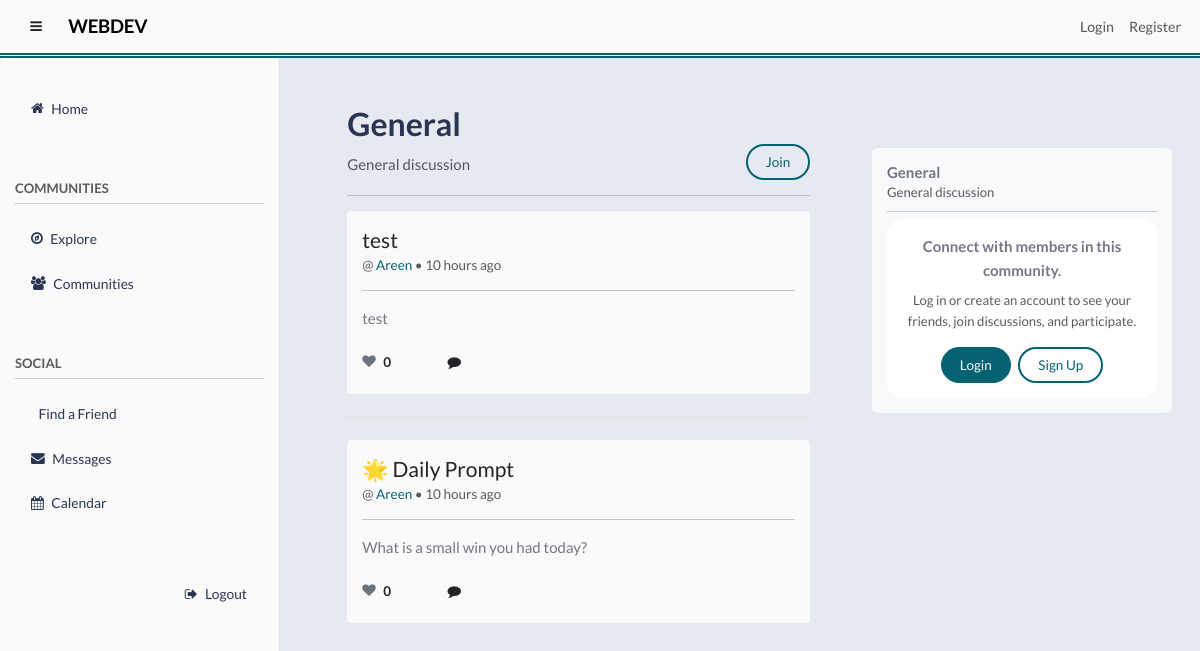
/community/1, run on an earlier commit of the app's database.
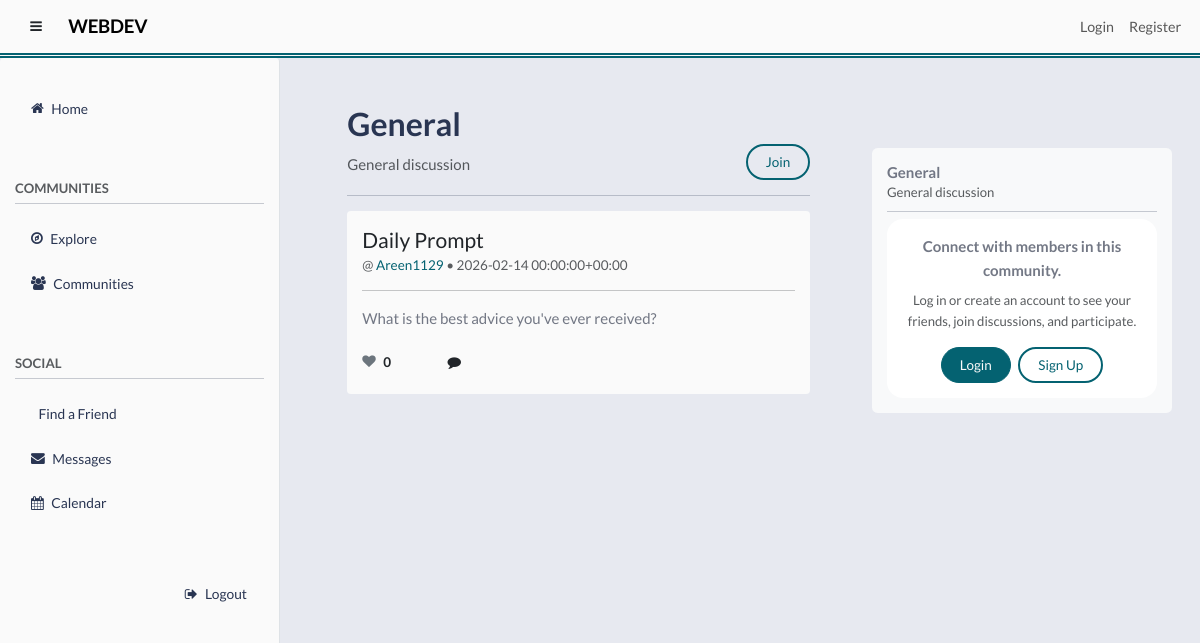
And on a later commit of the database.
### tables this page shows
CREATE TABLE communities (
            community_id INTEGER PRIMARY KEY AUTOINCREMENT,
            name TEXT UNIQUE NOT NULL,
            description TEXT
        );

CREATE TABLE posts (
            post_id INTEGER PRIMARY KEY AUTOINCREMENT,
            user_id INTEGER NOT NULL,
            community_id INTEGER NOT NULL,
            title TEXT NOT NULL,
            content TEXT,
            image_url TEXT,
            post_type TEXT DEFAULT 'general',
            created_at DATETIME DEFAULT CURRENT_TIMESTAMP,
            FOREIGN KEY(user_id) REFERENCES users(user_id) ON DELETE CASCADE,
            FOREIGN KEY(community_id) REFERENCES communities(community_id) ON DELETE CASCADE
        );

CREATE TABLE users (
            user_id INTEGER PRIMARY KEY AUTOINCREMENT,
            username TEXT UNIQUE NOT NULL,
            password TEXT NOT NULL,
            email TEXT NOT NULL,
            phone TEXT NOT NULL,
            age INT NOT NULL
        , public_key TEXT);

### main.py (the view, shortened to what this page needs)
@app.route('/community/<int:community_id>')
def community(community_id):
    conn = get_db()
    current_user_id = session.get('user_id')
    is_member = False
    if current_user_id:
        is_member = conn.execute(
            "SELECT 1 FROM community_members WHERE user_id = ? AND community_id = ?",
            (current_user_id, community_id)
        ).fetchone() is not None
    community_row = conn.execute(
        "SELECT * FROM communities WHERE community_id = ?",
        (community_id,)
    ).fetchone()
    if not community_row:
        return "Community not found", 404
    posts = conn.execute("""
        SELECT p.*, u.username,
               (SELECT COUNT(*) FROM post_likes WHERE post_id = p.post_id) AS like_count,
               (SELECT 1 FROM post_likes
                WHERE post_id = p.post_id AND user_id = ?) AS user_liked
        FROM posts p
        JOIN users u ON p.user_id = u.user_id
        WHERE p.community_id = ?
        ORDER BY p.created_at DESC
    """, (current_user_id, community_id)).fetchall()
    sidebar_data = get_community_sidebar_data(current_user_id, community_id)
    return render_template(
        'community.html',
        posts=posts,
        is_member=is_member,
        **sidebar_data   # injects community, community_friends, community_members_count
    )

### templates/community.html (shortened to what this page needs)
{% extends 'base.html' %}
{% block body %}
<div class="container p-0">
    <div class="d-flex gap-4">
        <div id="maincontent" class="flex-grow-1">
            <div class="container">
                <div class="forum-head d-flex flex-column col-12">
                    <div class="d-flex flex-row align-items-center">
                        <h2 class="mb-0 mt-5" style = "font-size: xx-large">{{ community['name'] }}</h2>
                    </div>
                    <div class="col-12 d-flex justify-content-between align-items-start">
                        <p class="text-muted mt-2 mb-0">
                            {{ community['description'] }}
                        </p>
                        {% if not is_member %}
                        <form action="{{ url_for('join_community', community_id=community['community_id']) }}" method="post">
                            <button type="submit" class="btn btn-outline-primary">
                                Join
                            </button>
                        </form>
                        {% endif %}
                    </div>
                </div>
                <hr>
        {% for post in posts %}
        <div class="post-wrapper mb-4">
            <div class="card post-card"
                 onclick="window.location='{{ url_for('openpost', post_id=post['post_id']) }}'">
                <div class="card-body position-relative">
                    <h4 class="card-title">{{ post['title'] | mention | safe }}</h4>
                    <h6 class="card-subtitle mb-2 text-muted">
                        {{ "Event Organiser: " if post['post_type'] == "event" else "@" }}
                        <a href="{{ url_for('userprofile', username=post['username']) }}"
                            class="text-decoration-none">
                            {{ post['username'] }}
                        </a> • {{ post['created_at'] | timeago }}
                    </h6>
                    <hr>
                    <p class="card-text">
                        {{ post['content'] | mention | safe }}
                    </p>
                    <div class="post-footer">
                            <button type="button"
                                    class="btn btn-link p-0 border-0 text-decoration-none d-flex align-items-center me-4 like-button"
                                    data-post-id="{{ post['post_id'] }}"
                                    onclick="toggleLike(this)">
                                <i class="fa fa-heart me-2 {% if post['user_liked'] %}text-danger{% else %}text-secondary{% endif %}"></i>
                                <span class="like-count text-dark fw-bold">{{ post['like_count'] or 0 }}</span>
                            </button>
                        <a class="btn">
                            <i class="fa fa-comment"></i>
                        </a>
                    </div>
                </div>
            </div>
        </div>
        {% else %}
            <p class="text-muted text-center py-5">
                No posts available yet. Be the first to post!
            </p>
        {% endfor %}
            </div>
        </div>
        <div class="community-sidebar flex-shrink-0 d-md-none d-lg-block mt-5" style="width: 300px;">
            {% include 'community_sidebar.html' %}
        </div>
    </div>
</div>
{% endblock %}

### templates/base.html (shortened to what this page needs)
<!DOCTYPE html>
<html lang="en">
<head>
    <link href="https://cdn.jsdelivr.net/npm/bootstrap@5.3.8/dist/css/bootstrap.min.css" rel="stylesheet">
    <link rel="stylesheet" href="https://cdnjs.cloudflare.com/ajax/libs/font-awesome/4.7.0/css/font-awesome.min.css">
    <link rel="stylesheet" href="{{ url_for('static', filename='main.css') }}">
</head>
<body>
    <nav id="topnavbar" class="navbar navbar-expand-lg navbar-light">
        <div class="container-fluid">
            <div class="d-flex align-items-center">
                <button id="sidebarToggle" class="btn me-2">
                    <i class="fa fa-bars"></i>
                </button>
                <a class="navbar-brand mb-0" href="{{ url_for('index') }}">WEBDEV</a>
            </div>
<div class="collapse navbar-collapse" id="navbarNav">
    <ul class="navbar-nav ms-auto align-items-center topnavbarnav">
                <ul class="navbar-nav ms-auto align-items-center">
                    {% if logged_in %}
                    <li class="nav-item ">
                        <a class="nav-link " href="#" data-bs-toggle="modal"
                            data-bs-target="#aiChatModal">
                            <i class="fa fa-android" style=""></i>
                        </a>
                    </li>
                    <li class="nav-item dropdown">
                        <a class="nav-link " href="#" data-bs-toggle="dropdown">
                            <i class="fa fa-bell"></i>
                            {% if unread_count > 0 %}
                            <span
                                class="position-absolute top-0 start-100 translate-middle badge bg-danger rounded-pill">
                                {{ unread_count }}
                            </span>
                            {% endif %}
                        </a>
                        <ul class="dropdown-menu dropdown-menu-end" style="width:300px;">
                            {% for n in notifications %}
                            <li>
                                <a class="dropdown-item {% if not n.is_read %}fw-bold{% endif %}"
                                    href="{{ url_for('mark_notification_read', notification_id=n.notification_id) }}">
                                    {{ n.message }}
                                    <br>
                                    <small class="text-muted">{{ n.created_at }}</small>
                                </a>
                            </li>
                            {% else %}
                            <li class="dropdown-item text-muted">No notifications</li>
                            {% endfor %}
                            <li>
                                <hr class="dropdown-divider">
                            </li>
                            <li>
                                <a class="dropdown-item text-center" href="{{ url_for('notifications_page') }}">
                                    View All
                                </a>
                            </li>
                        </ul>
                    </li>
                    <li class="nav-item">
                        <a class="nav-link" href="{{ url_for('userprofile', username=username) }}">
                            {{ username }}
                        </a>
                    </li>
               <img src="{{ current_user_profile_pic }}" class="rounded-circle"
                            width="40px" height="40px">
                    {% else %}
                    <li class="nav-item">
                        <a class="nav-link" href="#" data-bs-toggle="modal" data-bs-target="#loginModal">Login</a>
                    </li>
                    <li class="nav-item">
                        <a class="nav-link" href="#" data-bs-toggle="modal" data-bs-target="#registerModal">Register</a>
                    </li>
                    {% endif %}
                </ul>
            </div>
        </div>
    </nav>
    <div id="layoutWrapper" class="d-flex w-100">
<nav id="sidebar" class="border-end">
    <ul id="sidenav" class="nav flex-column p-3">
        <li class="nav-item">
            <a class="nav-link d-flex align-items-center" href="{{ url_for('index') }}">
                <i class="fa fa-home me-2"></i>
                Home
            </a>
        </li>
        <p class="text-muted small fw-bold mt-5 mb-1">COMMUNITIES</p>
        <hr class="mt-0 p-0">
        <li class="nav-item">
            <a class="nav-link d-flex align-items-center" data-bs-toggle="collapse" href="#communityMenu">
                <i class="fa fa-compass me-2"></i>
                Explore
            </a>
        </li>
        <li class="nav-item">
            <a class="nav-link d-flex align-items-center" data-bs-toggle="collapse" href="#usercommunityMenu">
                <i class="fa fa-users me-2"></i>
                Communities
            </a>
        </li>
        <p class="text-muted small fw-bold mt-5 mb-1">SOCIAL</p>
        <hr class="mt-0">
        <li class="nav-item">
            <a class="nav-link d-flex align-items-center" href="{{ url_for('find_a_friend_hub') }}">
                Find a Friend
            </a>
        </li>
        <li class="nav-item">
            <a class="nav-link d-flex align-items-center" href="{{ url_for('my_messages') }}">
                <i class="fa fa-envelope me-2"></i>
                Messages
            </a>
        </li>
        <li class="nav-item">
            <a class="nav-link d-flex align-items-center" href="{{ url_for('calendar') }}">
                <i class="fa fa-calendar me-2"></i>
                Calendar
            </a>
        </li>
        <li class="mt-5">
            <a class=" btn d-flex align-items-center justify-content-end" href="{{ url_for('logout') }}">
                <i class="fa fa-sign-out me-2"></i>
                Logout
            </a>
        </li>
    </ul>
</nav>
        <div id="maincontent" class="flex-grow-1">
            {% block body %}{% endblock %}
        </div>
    </div>
</body>
</html>

### templates/community_sidebar.html
<div class="p-3 bg-light mt-5 rounded">
    <h5 class="fw-bold">{{ community['name'] }}</h5>
    <p class="text-muted small mb-2">{{ community['description'] }}</p>
    {% if logged_in %}
    <div class="d-flex justify-content-between mb-2">
        <small class="text-muted">
            <i class="fa fa-users me-1"></i>
            {{ community_members_count }} members
        </small>
        <small class="text-muted">
            <i class="fa fa-user-friends me-1"></i>
            {{ community_friends|length }} friends
        </small>
    </div>
    <hr class="my-2">
    <h6 class="text-uppercase small text-muted mt-3 mb-2">
        Friends in Community
    </h6>
    <div class="d-flex flex-column gap-2"
         style="max-height: 300px; overflow-y: auto;">
        {% for friend in community_friends %}
        <div class="d-flex align-items-center p-2 rounded bg-white shadow-sm">
            <div class="rounded-circle bg-success me-2"
                 style="width: 24px; height: 24px;"></div>
            <span class="small">
                {{ friend.display_name }}
                <span class="text-muted">@{{ friend.username }}</span>
            </span>
        </div>
        {% else %}
        <small class="text-muted">
            No friends in this community yet.
        </small>
        {% endfor %}
    </div>
    {% else %}
    <hr class="my-2">
    <div class="card bg-white p-3 text-center shadow-sm"
         style="border-radius: 16px;">
        <p class="mb-2 fw-semibold">
            Connect with members in this community.
        </p>
        <p class="small text-muted mb-3">
            Log in or create an account to see your friends,
            join discussions, and participate.
        </p>
        <div class="d-flex gap-2 justify-content-center">
            <button class="btn btn-primary btn-sm"
                    data-bs-toggle="modal"
                    data-bs-target="#loginModal">
                Login
            </button>
            <button class="btn btn-outline-primary btn-sm"
                    data-bs-toggle="modal"
                    data-bs-target="#registerModal">
                Sign Up
            </button>
        </div>
    </div>
    {% endif %}
</div>

What changed in the data, as far as the page shows it:
no longer on this page (row edited): posts: title|mention "test", post_type "@", username "Areen", created_at "10 hours ago", content|mention "test", post "0"
changed posts: title|mention "🌟 Daily Prompt" → "Daily Prompt"; username "Areen" → "Areen1129"; created_at "10 hours ago" → "2026-02-14 00:00:00+00:00"; content|mention "What is a small win you had today?" → "What is the best advice you've ever received?"
